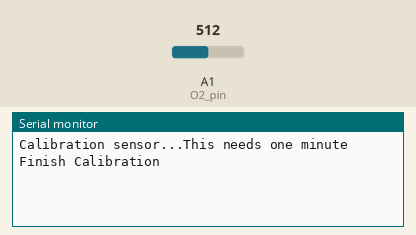
Simulated run of this sketch. Board: Arduino Uno, built with avr-gcc and run on an emulated ATmega328P. Shown: the last lines printed to the serial monitor. The test bench sets the inputs (shaded band); at power-on: A1 (O2_pin) = 512.

Above: at 7.6 s.
7.7 s: A1 (O2_pin) set to 716
At 8.8 s:
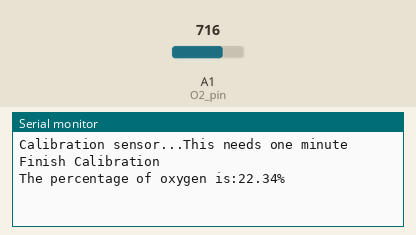
10.7 s: A1 (O2_pin) set to 900
At 10.7 s:
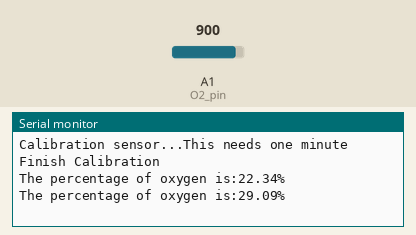
Timing chart, 0 to 13.7 s (numbered marks = the images above; inputs shaded):
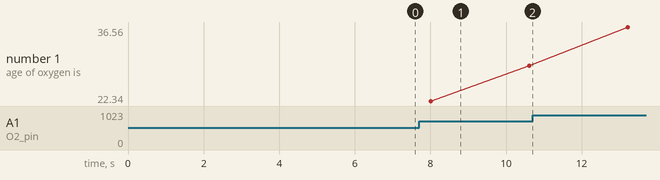

The sketch:

Oxygen_o2.ino
```cpp
/*
 * Measurement of 02 in air using sensor: https://www.seeedstudio.com/Grove-Oxygen-Sensor-ME2-O2-f20.html
 *
 * CONNECTION
 *    Red     > 5V
 *    Black   > GND
 *    White   > Not used
 *    Yellow  > A0
 */

#include "Oxygen.h"

void setup() {
  // put your setup code here, to run once:
  Serial.begin(9600);
  Serial.println("Calibration sensor...This needs one minute");
  O2_value();
  Serial.println("Finish Calibration");
}

void loop() {
  // put your main code here, to run repeatedly:
  float O2 = 0;
  O2 = O2_value();
  Serial.print("The percentage of oxygen is:");
  Serial.print(O2);
  Serial.println("%");
  delay(1000);
}

/**
 * If you want to see the Voltage representation
 */
void showVoltage(){
      float sensor_volt;
      float sensorValue;

      sensorValue = analogRead(A0);
      sensor_volt = sensorValue/1024*5.0;

      Serial.print("sensor_volt = ");
      Serial.print(sensor_volt);
      Serial.println("V");
      delay(1000);
}
```

Oxygen.cpp
```cpp
#include "Oxygen.h"
#include "arduino.h"
#define O2_preheat_time	60000		//预热时间1分钟
bool O2_init_flag = 0;					//1为准备好了
float calibration_voltage;	//校准后的电压
#define O2_percentage 20.80


float O2_value()		//获取O2数据
{
	unsigned int sum = 0;
	if (O2_init_flag == 0)
	{
		O2_init_flag = 1;					//上电校正一次
		pinMode(O2_pin, INPUT);
		for (unsigned char i = 64;i > 0;i--)
		{
			sum = sum + analogRead(O2_pin);
			delay(100);
		}
		sum = sum >> 6;
		calibration_voltage = sum / O2_percentage;//获得校正系数
		//SerialUSB.println(calibration_voltage);
		return 20.80;						//校准成功
	}
	else
	{
		for (unsigned char i = 32;i > 0;i--)
		{
			sum = sum + analogRead(O2_pin);
			delay(50);
		}
		sum = sum >> 5;
		//SerialUSB.println(sum);
		float output = sum / calibration_voltage;
		//SerialUSB.println(sum);
		return output;
	}
}
```

Oxygen.h
```cpp
// Oxygen.h

#ifndef _OXYGEN_h
#define _OXYGEN_h


#define O2_pin A1
extern bool O2_init_flag;
float O2_value();		//获取O2数据


#endif
```

Measured:
- after the input at 7.7 s, the serial monitor: prints a new line after 0.31 s (image 1)
- plotted number 1: 29.09 → 36.56 after the input at 10.7 s
